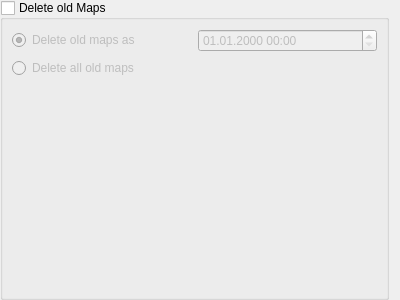
<?xml version="1.0" encoding="UTF-8"?>
<ui version="4.0">
 <class>DeleteOldMapsWidget</class>
 <widget class="QWidget" name="DeleteOldMapsWidget">
  <property name="geometry">
   <rect>
    <x>0</x>
    <y>0</y>
    <width>400</width>
    <height>300</height>
   </rect>
  </property>
  <property name="windowTitle">
   <string>Form</string>
  </property>
  <layout class="QVBoxLayout" name="verticalLayout">
   <property name="spacing">
    <number>0</number>
   </property>
   <property name="leftMargin">
    <number>0</number>
   </property>
   <property name="topMargin">
    <number>0</number>
   </property>
   <property name="bottomMargin">
    <number>0</number>
   </property>
   <item>
    <widget class="QGroupBox" name="deleteGroupBox">
     <property name="title">
      <string>Delete old Maps</string>
     </property>
     <property name="checkable">
      <bool>true</bool>
     </property>
     <property name="checked">
      <bool>false</bool>
     </property>
     <layout class="QVBoxLayout" name="verticalLayout_2">
      <item>
       <layout class="QHBoxLayout" name="horizontalLayout">
        <item>
         <widget class="QRadioButton" name="deleteOldMapsTime">
          <property name="text">
           <string>Delete old maps as</string>
          </property>
          <property name="checked">
           <bool>true</bool>
          </property>
         </widget>
        </item>
        <item>
         <widget class="QDateTimeEdit" name="time">
          <property name="displayFormat">
           <string>dd.MM.yyyy HH:mm</string>
          </property>
         </widget>
        </item>
       </layout>
      </item>
      <item>
       <widget class="QRadioButton" name="deleteAllOldMaps">
        <property name="text">
         <string>Delete all old maps</string>
        </property>
       </widget>
      </item>
      <item>
       <spacer name="verticalSpacer">
        <property name="orientation">
         <enum>Qt::Vertical</enum>
        </property>
        <property name="sizeHint" stdset="0">
         <size>
          <width>20</width>
          <height>181</height>
         </size>
        </property>
       </spacer>
      </item>
     </layout>
    </widget>
   </item>
  </layout>
 </widget>
 <resources/>
 <connections/>
</ui>
